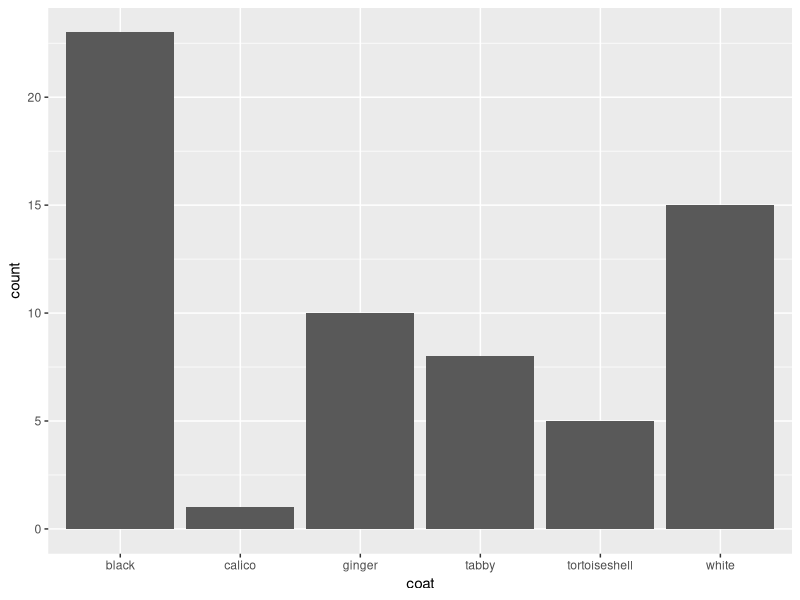
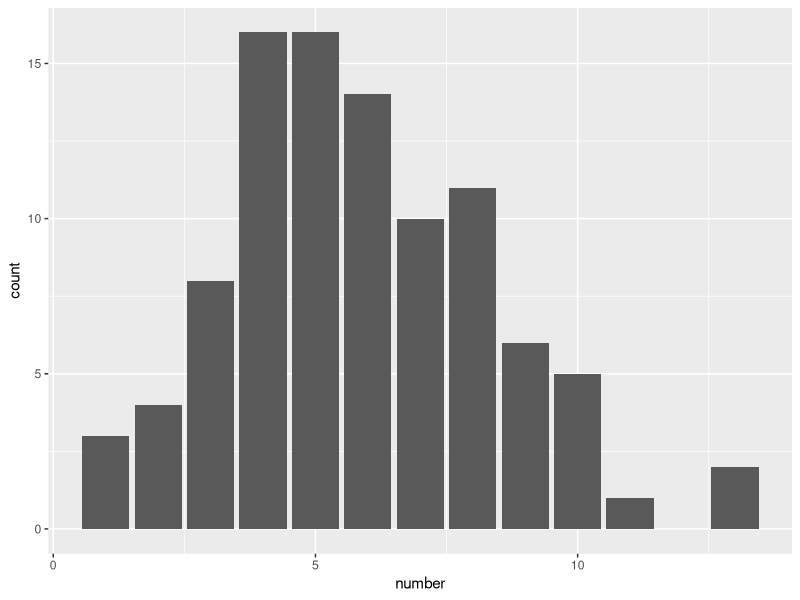
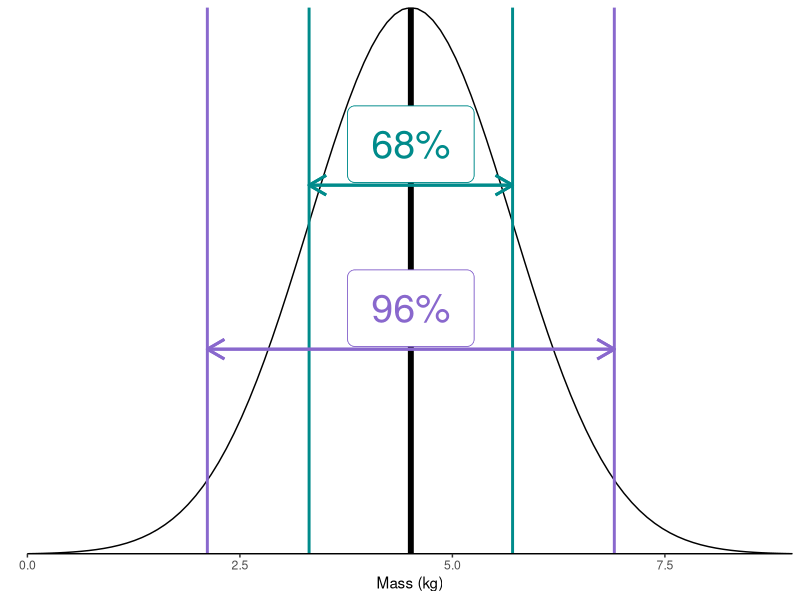
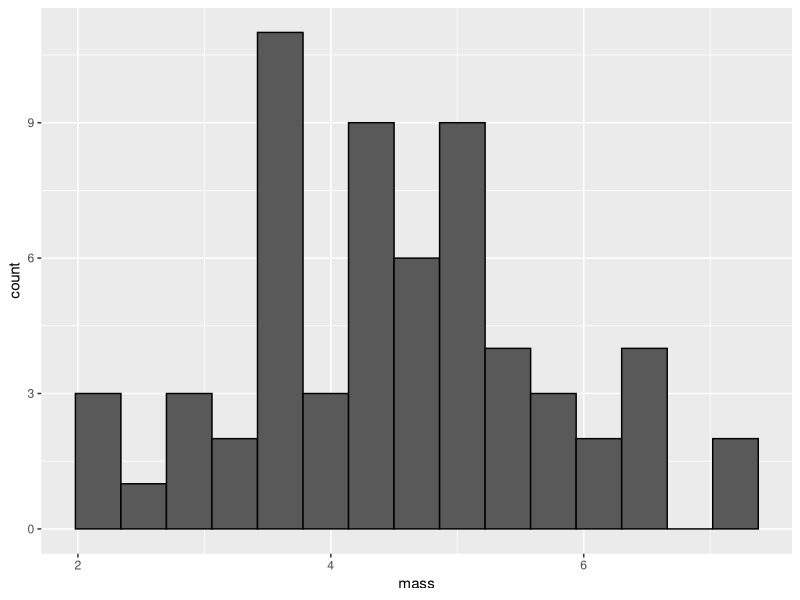

Recreate these plots in R, in order.
## ---- chunk 1
#| include: false
library(tidyverse)
library(kableExtra)
## ---- chunk 2
library(tidyverse)
library(readxl)
## ---- chunk 3
cats <- read_csv("data-raw/cat-coats.csv")
## ---- chunk 4
#| include: false

#---CODING ANSWER---
cells <- read_table("data-raw/cell-size.txt")
fly_bristles <- read_table("data-raw/bristles.txt")
fly_bristles_means <- read_excel("data-raw/bristles-mean.xlsx")
## ---- chunk 5
cats |> 
  group_by(coat) |> 
  count()
## ---- chunk 6
ggplot(cats, aes(x = coat)) +
  geom_bar()
## ---- chunk 7
#| include: false

#---CODING ANSWER---
fly_bristles |> 
  group_by(number) |> 
  count()
## ---- chunk 8
fly_bristles |> 
  summarise(median(number),
            IQR(number))
## ---- chunk 9
fly_bristles_summary <- fly_bristles |> 
  summarise(med = median(number),
            interquartile = IQR(number))
## ---- chunk 10
#| include: false

#---CODING ANSWER---
ggplot(fly_bristles, aes(x = number)) +
  geom_bar()
## ---- chunk 11
#| echo: false
mean <- mean(cats$mass)
sd <-  sd(cats$mass)

ggplot(data = data.frame(x = c(0, 9)), aes(x)) +
  stat_function(fun = dnorm, n = 101, args = list(mean, sd)) + 
  scale_y_continuous(breaks = NULL, 
                     expand = c(0, 0), 
                     name = "") +
  scale_x_continuous(name = "Mass (kg)", 
                     expand = c(0, 0)) +
  geom_vline(xintercept = mean, size = 2) +
  geom_vline(xintercept = mean - sd, 
             colour = "darkcyan", size = 1) +
  geom_vline(xintercept = mean + sd, 
             colour = "darkcyan", size = 1) +
  geom_label(x = mean, y = 0.25, 
             label = "68%", 
             colour = "darkcyan", 
             size = 10, 
             label.padding = unit(0.5, "lines")) +
  geom_segment(aes(x = mean - sd, y = 0.225, xend =  mean + sd, yend = 0.225),
               arrow = arrow(length = unit(0.5, "cm"), ends = "both"),
               colour = "darkcyan", 
               size = 1) +
  geom_vline(xintercept = mean - 2 * sd, 
             colour = "mediumpurple3", size = 1) +
  geom_vline(xintercept = mean + 2 * sd, 
             colour = "mediumpurple3", size = 1) +
  geom_label(x = mean, y = 0.15, 
             label = "96%", 
             colour = "mediumpurple3", 
             size = 10, 
             label.padding = unit(0.5, "lines"),) +
  geom_segment(aes(x = mean -  2 * sd, y = 0.125, xend =  mean + 2 * sd, yend = 0.125),
               arrow = arrow(length = unit(0.5, "cm"), ends = "both"),
               colour = "mediumpurple3", 
               size = 1) +
  theme_classic()

## ---- chunk 12
cats |> 
  summarise(mean = mean(mass))
## ---- chunk 13
cats |> 
  summarise(mean = mean(mass),
            n = length(mass))
## ---- chunk 14
#| include: false

#---CODING ANSWER---
cats |> 
  summarise(mean = mean(mass),
            n = length(mass),
            standard_dev = sd(mass))
## ---- chunk 15
ggplot(cats, aes(x = mass)) +
  geom_histogram(bins = 15, colour = "black") 
## ---- chunk 16
cats |> 
  group_by(coat) |> 
  summarise(mean = mean(mass),
                  standard_dev = sd(mass))
## ---- chunk 17
#| include: false

#---CODING ANSWER---
cells |> 
  summarise(mean = mean(FSC),
            median = median(FSC),
            n = length(FSC),
            standard_dev = sd(FSC))
## ---- chunk 18
#| include: false

#---CODING ANSWER---
cells |> 
  summarise(mean = mean(FSC),
            meadian = median(FSC),
            n = length(FSC),
            standard_dev = sd(FSC),
            se = standard_dev/sqrt(n))
